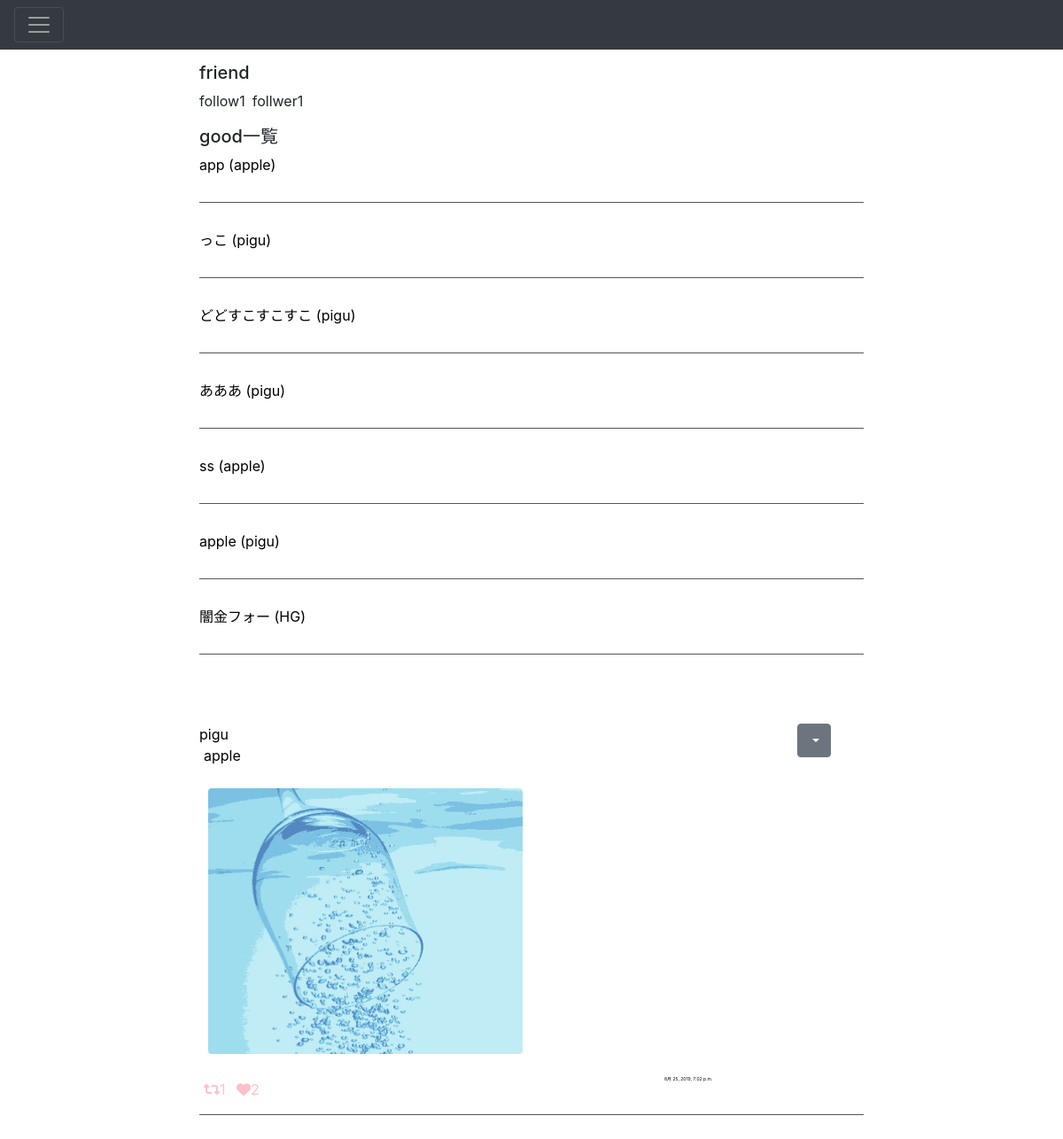
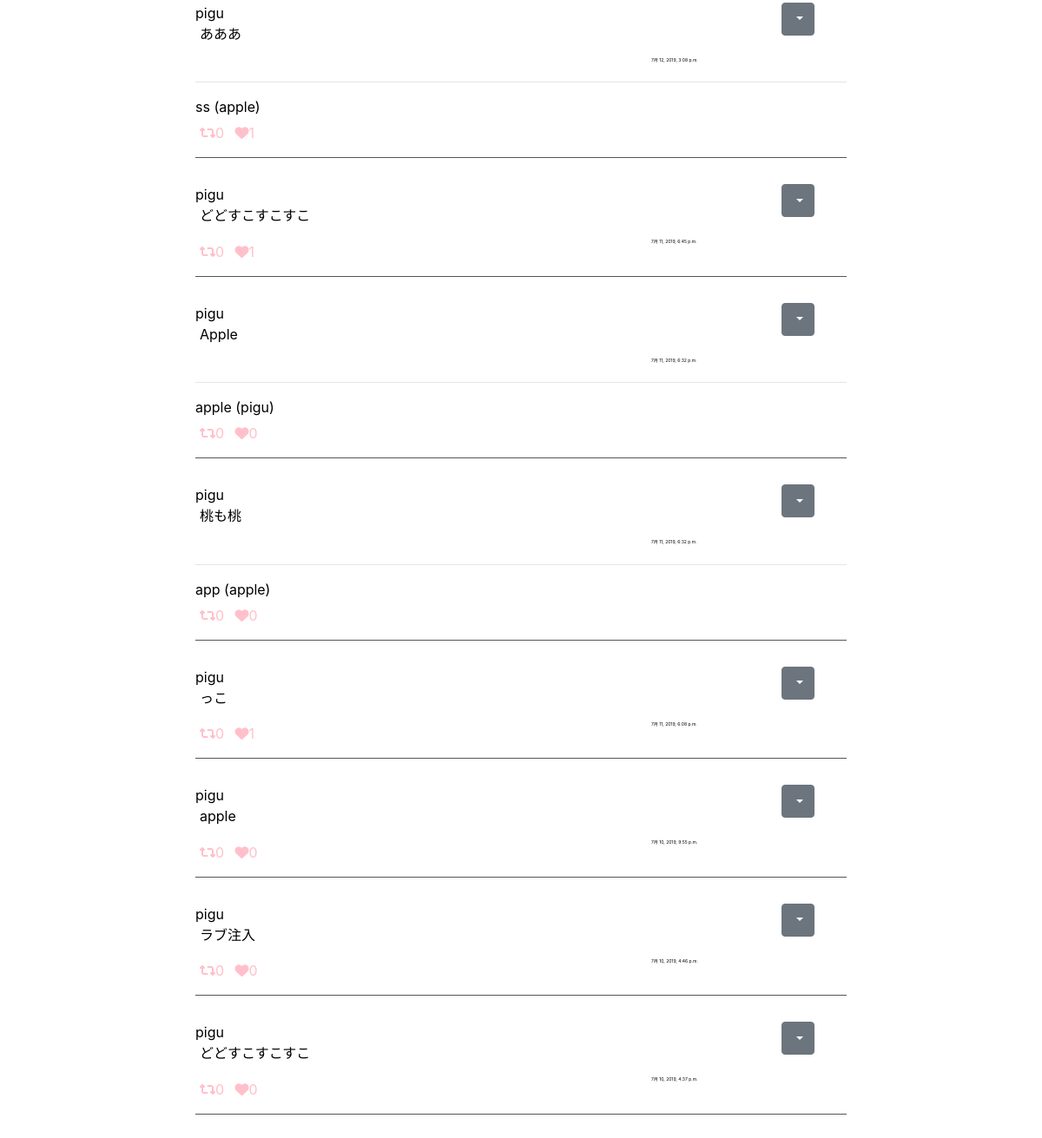
/users/1/ (signed in), run on the app's committed database (2 pictures, top to bottom).
### app/models.py (models this page shows, shortened)
class Good(models.Model):
    user = models.ForeignKey(User, on_delete=models.CASCADE, related_name='good_user')
    photo = models.ForeignKey(Photo, on_delete=models.CASCADE, related_name='good_photo')

class Photo(models.Model):
    comment = models.TextField(max_length=1000)
    image = models.ImageField(upload_to = 'photos', blank=True, null=True)
    created_at = models.DateTimeField(auto_now=True)
    user = models.ForeignKey(User, on_delete=models.CASCADE)
    created_at = models.DateTimeField(auto_now=True)
    share_id = models.IntegerField(default=-1)
    good_count = models.IntegerField(default=0)
    share_count = models.IntegerField(default=0)
    def __str__(self):
        return str(self.comment) + ' (' + str(self.user) + ')'
    def get_share(self):
        return Photo.objects.get(id=self.share_id)
    class Meta:
        ordering = ('-created_at',)

### app/views.py (the view)
# urls.py: path('users/<int:pk>/', views.users_detail, name='users_detail'),
@login_required
def users_detail(request, pk):
    user = get_object_or_404(User, pk=pk)
    photos = user.photo_set.all().order_by('-created_at')
    good_user = user.good_user.all()
    apple = user.friend_user.count
    pan = user.friend_owner.count
    return render(request, 'app/users_detail.html', {'user': user, 'photos': photos, 'apple':apple, 'pan':pan, 'good_user':good_user})

### app/templates/app/users_detail.html (shortened to what this page needs)
{% extends 'app/base.html' %}
{% block content %}
<h5>friend</h5>
<div class="follow_detail">
  <p>follow{{pan}}</p>
  &ensp;<p>follwer{{ apple }}</p>
</div>
<div class='panda'>
  <h5>good一覧</h5>
</div>
  {% for item in good_user %}
  <div class="tweet">
    <span>{{ item.photo }}</span>
  </div>
  {% endfor %}
{% include 'app/tweet.html' %}
{% endblock %}

### app/templates/app/tweet.html (shortened to what this page needs)
<div class="photo-container">
    {% for photo in photos %}
      <div class="tweet">
        <div class="clone">
          <div class="dropdown">
            <button class="btn btn-secondary dropdown-toggle" type="button" id="dropdownMenu2" data-toggle="dropdown" aria-haspopup="true" aria-expanded="false">
            </button>
          </div>
        </div>
        <div class="tweet-info">
          <a href="{% url 'app:users_detail' photo.user.id %}">
            <span>{{ photo.user }}</span>
          </a>
        </div>
        <div class='tweet-content'>
          <div class='tweet-content-main'>
            {{ photo.comment }}
          </div>
        </div>
        {% if photo.image %}
        <div class="photo">
          <a href="{% url 'app:photos_detail' photo.id %}">
            <img src="{{ photo.image.url }}" class="photo-img">
          </a>
        </div>
        {% endif %}
        <div class='tweet-date'>
          {{photo.created_at}}
        </div>
        {% if photo.share_id > 0 %}
        <hr class="share_line">
        <p class="share_item_content">{{photo.get_share}}</P>
        {% endif %}
        <p class="message_owner">
          <a href="{% url 'app:share' photo.id %}"><span class="photo_counter"><i class="fas fa-retweet"></i>{{photo.share_count}}</span></a>
          <a href="{% url 'app:good' photo.id %}"><span class="photo_counter">&ensp;<i class="fas fa-heart"></i>{{photo.good_count}}</span></a>
        </p>
        </div>
  {% endfor %}
  </div>

### app/static/css/style.css (style rules this page uses)
html, body { margin: 0; }
div { box-sizing: border-box; }
a { text-decoration: none; color: #000; }
span { color: #000; }
body { z-index: 2; }
.photo { width: calc(100%/2); padding: 10px; margin-bottom: 15px; }
.photo a { display: block; }
.photo-img { width: 100%; max-width: 500px; height: 300px; object-fit: cover; border-radius: 4px; }
.tweet { margin-bottom: 30px; padding-bottom: 30px; border-bottom: ridge 0.5px #555; word-wrap: break-word; color: black; position: relative; }
.tweet-content { margin-left: 5px; margin-bottom: 15px; }
.message_owner { color: pink; margin-left: 5px; position: absolute; left: 0; bottom: 0; }
.photo_counter { color: pink; }
.clone { margin-left: 90%; height: 0px; z-index: 2; }
.follow_detail { display: flex; }
.tweet-date { font-size: 5px; padding-bottom: 5px; margin-left: 70%; }

### data on the page
Good: photo "app (apple)"
Good: photo "っこ (pigu)"
Good: photo "どどすこすこすこ (pigu)"
Good: photo "あああ (pigu)"
Good: photo "ss (apple)"
Good: photo "apple (pigu)"
Good: photo "闇金フォー (HG)"
Photo: user "pigu", comment "apple", image (picture), created_at "8月 25, 2019, 7:02 p.m.", share_count "1", good_count "2"
Photo: user "pigu", comment "あああ", created_at "7月 12, 2019, 3:08 p.m.", get_share "ss (apple)", share_count "0", good_count "1"
Photo: user "pigu", comment "どどすこすこすこ", created_at "7月 11, 2019, 6:45 p.m.", share_count "0", good_count "1"
Photo: user "pigu", comment "Apple", created_at "7月 11, 2019, 6:32 p.m.", get_share "apple (pigu)", share_count "0", good_count "0"
Photo: user "pigu", comment "桃も桃", created_at "7月 11, 2019, 6:32 p.m.", get_share "app (apple)", share_count "0", good_count "0"
Photo: user "pigu", comment "っこ", created_at "7月 11, 2019, 6:08 p.m.", share_count "0", good_count "1"
Photo: user "pigu", comment "apple", created_at "7月 10, 2019, 9:55 p.m.", share_count "0", good_count "0"
Photo: user "pigu", comment "ラブ注入", created_at "7月 10, 2019, 4:46 p.m.", share_count "0", good_count "0"
Photo: user "pigu", comment "どどすこすこすこ", created_at "7月 10, 2019, 4:37 p.m.", share_count "0", good_count "0"

### other printed values
{{ pan }} "1"
{{ apple }} "1"
